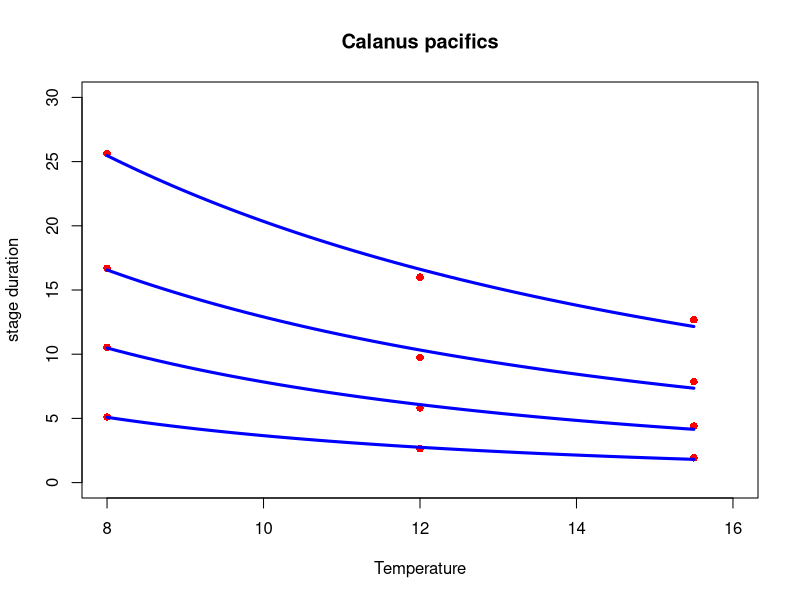

Reproduce this figure in R.
# 1. Write a function to do root-finding based on Newton-Ralphson method and solve for “sin(x)/x-0.6=0”. 
# (Note: write your own codes, set tol=0.000001, try different initial values)

f <- function(x) sin(x) / x - 0.6
df <- function(x) (cos(x) * x - sin(x)) / x ^ 2

newton <- function(x0, tol = 0.000001, max = 1000) {
  x_old <- x0
  t <- 0
  
  while (TRUE) {
    x_new <- x_old - f(x_old) / df(x_old)
    t <- t + 1
    
    if (abs(x_new - x_old) < tol) {
      cat("stop at", t, "times", "\n")
      return(x_new)
    }
    
    if (t >= max) {
      cat("over maximum time of trying")
      return(NA)
    }
    
    x_old <- x_new
  }
}

newton(1)
newton(2)
newton(3)
newton(4)
newton(5)

# 2. Use data from Vidal (1980) and find the Belehradek’s equation for C2, C3, C4, C5 by minimizing the least square error, and set b=-2.05. 
# Plot the data and fitted curves.

setwd("C:/Users/dan91/Rstudio/statistic-in-ecology/stat_data")
data <- read.table("VidalTvsDuration.txt", header=T, sep='\t')

b <- -2.05

Belehradek_SSE <- function(params, T, y, b){
  a <- params[1]
  T0 <- params[2]
  
  y_hat <- a * (T - T0) ^ b
  sum((y- y_hat) ^ 2)
}

plot(NULL, xlim = c(8, 16), ylim = c(0, 30), xlab = "Temperature", ylab = "stage duration", main = "Calanus pacifics")

T_obs <- data$X.temperature

for (i in 2:ncol(data)) {
  y_obs <- data[, i]
  
  min <- optim(c(1, 5), Belehradek_SSE, T = T_obs, y = y_obs, b = b)
  a <- min$par[1]
  T0 <- min$par[2]
  
  points(T_obs, y_obs, col = "red", pch = 16)
  
  T_seq <- seq(min(T_obs), max(T_obs), length.out = 100)
  y_min <- a * (T_seq - T0)^b
  lines(T_seq, y_min, col = "blue", lwd = 3)
}
